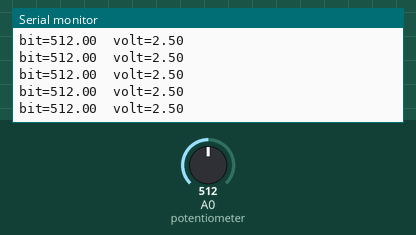
Simulated run of this sketch. Board: Arduino Uno, built with avr-gcc and run on an emulated ATmega328P. On the bench: the last lines printed to the serial monitor. The test bench sets the inputs (shaded band); at power-on: A0 (potentiometer) = 512.

Above: at 1.2 s.
1.3 s: A0 (potentiometer) set to 989
At 2.3 s:
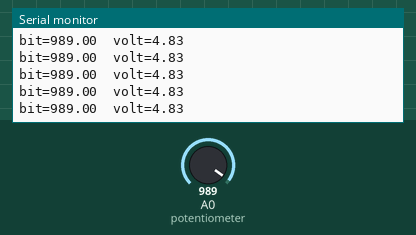
2.8 s: A0 (potentiometer) set to 1017
At 3.5 s:
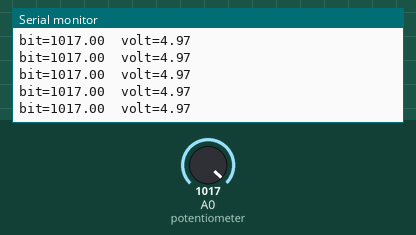
7.3 s: A0 (potentiometer) set to 11
At 8.4 s:
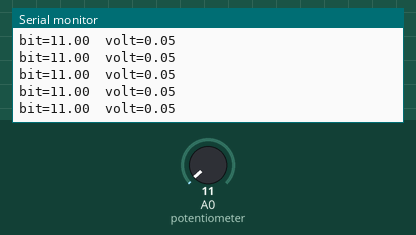
8.8 s: A0 (potentiometer) set to 8
At 9.9 s:
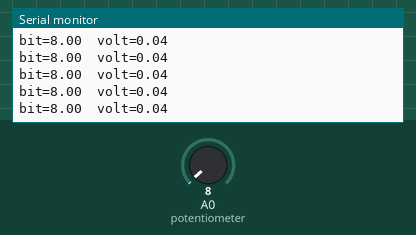
Timing chart, 0 to 11.8 s (numbered marks = the images above; inputs shaded):
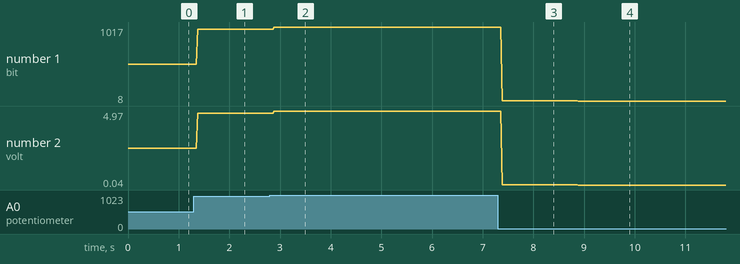

Measured:
- after the input at 1.3 s, the serial monitor: prints a new line after 0.07 s (image 1)
- after the input at 2.8 s, the serial monitor: prints a new line after 0.08 s (image 2)
- after the input at 7.3 s, the serial monitor: prints a new line after 0.08 s (image 3)
- after the input at 8.8 s, the serial monitor: prints a new line after 0.09 s (image 4)
- plotted number 1: 512 → 989 after the input at 1.3 s, 989 → 1017 after the input at 2.8 s, 1017 → 11 after the input at 7.3 s, 11 → 8 after the input at 8.8 s
- plotted number 2: 2.5 → 4.83 after the input at 1.3 s, 4.83 → 4.97 after the input at 2.8 s, 4.97 → 0.05 after the input at 7.3 s, 0.05 → 0.04 after the input at 8.8 s

The sketch:

PotBitVol.ino
```cpp
/*
Potentiometer readings
In this program you will get used to using the potentiometer, as well as implementing math to the
program. The goal of the program will be to show the bit value of the potentiometer as well as the
voltage. These can be accomplished by using analogRead command, a float command to be able to read
decimal places and the math formula of the input*5.0/1023.0.
*/
void setup() {
Serial.begin(9600); //set the Arduino speed for serial
}

void loop() {
float z= analogRead (A0); //foat to be able to use decimal, reading the value of the potentiometer
float A0Voltage=z*5.0/1023.0; //it is calculation for volatge
Serial.print("bit="); //this will print the word "bit=" in the serial monitor
Serial.print(z); //this will print the value of the potentiometer on the serial monitor
Serial.print("\t"); //this will create a space in between prints
Serial.print("volt=");//this will print the word "volt=" in the serial monitor
Serial.println(A0Voltage); //this will print the voltage value on the serial monitor
}
```
